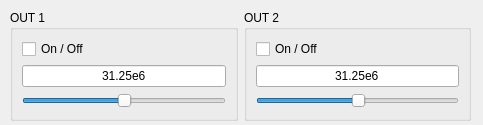
<?xml version="1.0" encoding="UTF-8"?>
<ui version="4.0">
 <class>Form</class>
 <widget class="QWidget" name="Form">
  <property name="geometry">
   <rect>
    <x>0</x>
    <y>0</y>
    <width>483</width>
    <height>125</height>
   </rect>
  </property>
  <property name="windowTitle">
   <string>Form</string>
  </property>
  <widget class="QWidget" name="horizontalLayoutWidget">
   <property name="geometry">
    <rect>
     <x>10</x>
     <y>10</y>
     <width>461</width>
     <height>111</height>
    </rect>
   </property>
   <layout class="QHBoxLayout" name="horizontalLayout">
    <item>
     <widget class="QGroupBox" name="verticalGroupBox">
      <property name="title">
       <string>OUT 1</string>
      </property>
      <layout class="QVBoxLayout" name="verticalLayout">
       <item>
        <widget class="QCheckBox" name="checkBox_onoffOut1">
         <property name="text">
          <string>On / Off</string>
         </property>
        </widget>
       </item>
       <item>
        <widget class="QLineEdit" name="lineEdit_freqOut1">
         <property name="text">
          <string>31.25e6</string>
         </property>
         <property name="alignment">
          <set>Qt::AlignCenter</set>
         </property>
        </widget>
       </item>
       <item>
        <widget class="QSlider" name="horizontalSlider_freqOut1">
         <property name="maximum">
          <number>249</number>
         </property>
         <property name="value">
          <number>125</number>
         </property>
         <property name="sliderPosition">
          <number>125</number>
         </property>
         <property name="orientation">
          <enum>Qt::Horizontal</enum>
         </property>
        </widget>
       </item>
      </layout>
     </widget>
    </item>
    <item>
     <widget class="QGroupBox" name="verticalGroupBox_2">
      <property name="title">
       <string>OUT 2</string>
      </property>
      <layout class="QVBoxLayout" name="verticalLayout_3">
       <item>
        <widget class="QCheckBox" name="checkBox_onoffOut2">
         <property name="text">
          <string>On / Off</string>
         </property>
        </widget>
       </item>
       <item>
        <widget class="QLineEdit" name="lineEdit_freqOut2">
         <property name="text">
          <string>31.25e6</string>
         </property>
         <property name="alignment">
          <set>Qt::AlignCenter</set>
         </property>
        </widget>
       </item>
       <item>
        <widget class="QSlider" name="horizontalSlider_freqOut2">
         <property name="sliderPosition">
          <number>50</number>
         </property>
         <property name="orientation">
          <enum>Qt::Horizontal</enum>
         </property>
        </widget>
       </item>
      </layout>
     </widget>
    </item>
   </layout>
  </widget>
 </widget>
 <resources/>
 <connections/>
</ui>
